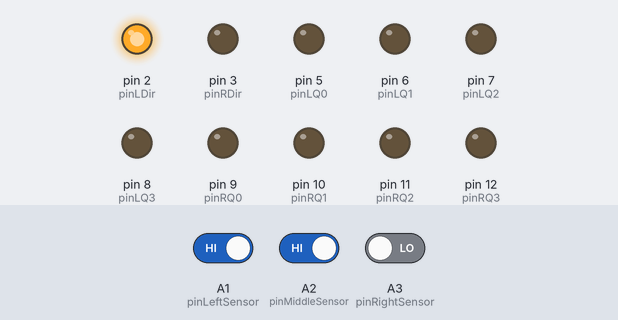
Bench run of a sketch on a simulated Arduino Uno, built with avr-gcc and run on an emulated ATmega328P. Parts: output pins drawn as LEDs (lit = HIGH). Dashed ring = blinking. Inputs (shaded band) come from the test bench; at power-on: A1 (pinLeftSensor) HIGH, A2 (pinMiddleSensor) HIGH, A3 (pinRightSensor) LOW.

Above: at 1.2 s.
1.3 s: A1 (pinLeftSensor) driven LOW
At 1.8 s:
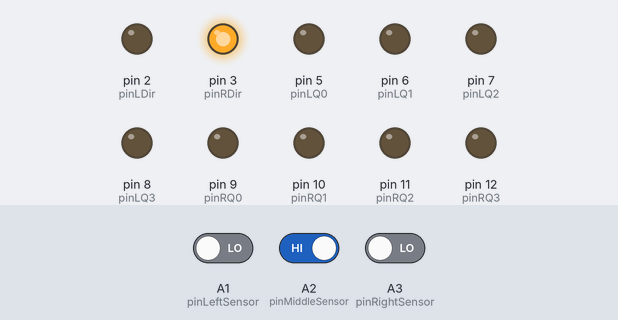
3.5 s: A2 (pinMiddleSensor) driven LOW
At 4.0 s:
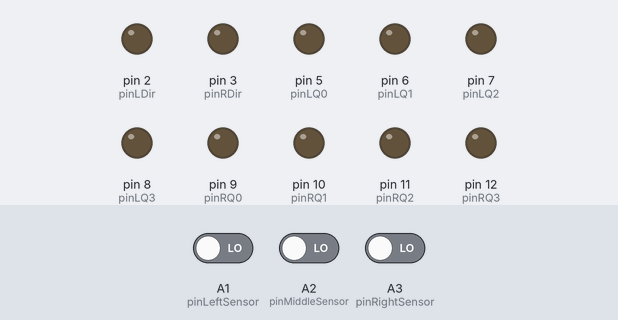
5.0 s: A3 (pinRightSensor) driven HIGH
At 6.4 s:
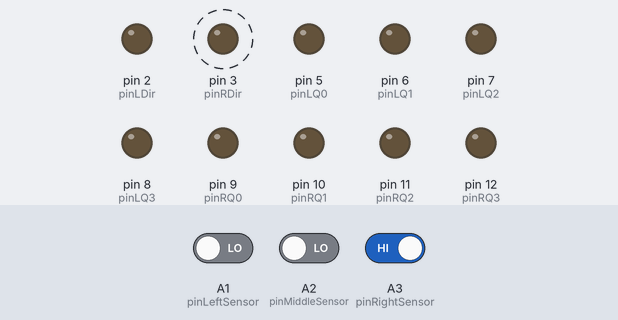
8.0 s: A1 (pinLeftSensor) driven HIGH
At 8.7 s:
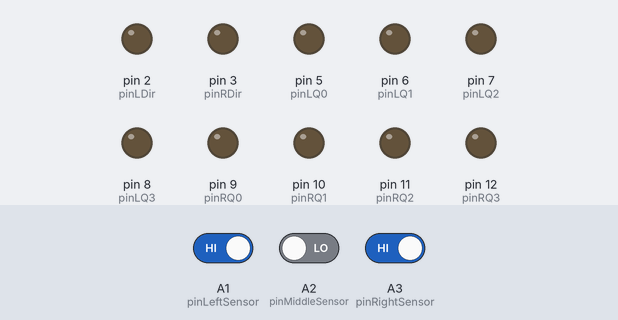
11.0 s: A2 (pinMiddleSensor) driven HIGH
At 12.2 s:
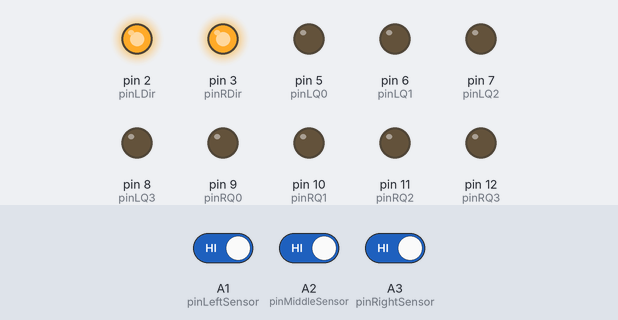
12.9 s: A3 (pinRightSensor) driven LOW
At 13.6 s:
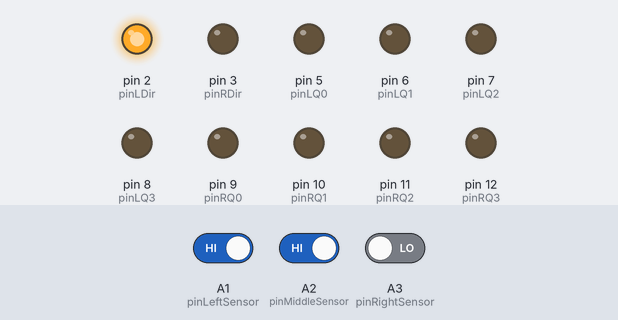
Timing chart, 0 to 15.4 s (numbered marks = the images above; inputs shaded):
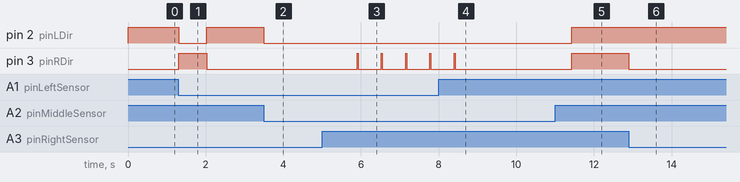

The sketch:

Group129.ino
```cpp
/*
  ELEC1100 Lab06

  Have the car turn left at split

*/

// assign meaningful names to those pins that will be used
#define pinLeftSensor A1      //pin A1
#define pinRightSensor A3     //pin A3
#define pinMiddleSensor A2    //pin A2

#define pinLDir 2             //pin D2
#define pinRDir 3             //pin D3

#define pinLQ0 5              //pin D5
#define pinLQ1 6              //pin D6
#define pinLQ2 7              //pin D7
#define pinLQ3 8              //pin D8

#define pinRQ0 9              //pin D9
#define pinRQ1 10             //pin D10
#define pinRQ2 11             //pin D11
#define pinRQ3 12             //pin D12

//define variables to be used in script
int leftSensor = 1;
int rightSensor = 1;
int middleSensor = 1;
int countTime = 1;

// the setup function runs once when you press reset or power the board
void setup() {
  // define pins as input and output.
  pinMode(pinLeftSensor, INPUT);
  pinMode(pinRightSensor, INPUT);
  pinMode(pinMiddleSensor, INPUT);

  pinMode(pinLDir, OUTPUT);
  pinMode(pinRDir, OUTPUT);

  pinMode(pinLQ0, OUTPUT);
  pinMode(pinLQ1, OUTPUT);
  pinMode(pinLQ2, OUTPUT);
  pinMode(pinLQ3, OUTPUT);

  pinMode(pinRQ0, OUTPUT);
  pinMode(pinRQ1, OUTPUT);
  pinMode(pinRQ2, OUTPUT);
  pinMode(pinRQ3, OUTPUT);

  // initialize output pins.

  digitalWrite(pinLDir, HIGH);        // HIGH: forward rotate
  digitalWrite(pinRDir, HIGH);        // LOW:  reverse rotate
  digitalWrite(pinLQ0, LOW);
  digitalWrite(pinLQ1, LOW);
  digitalWrite(pinLQ2, LOW);
  digitalWrite(pinLQ3, LOW);
  digitalWrite(pinRQ0, LOW);
  digitalWrite(pinRQ1, LOW);
  digitalWrite(pinRQ2, LOW);
  digitalWrite(pinRQ3, LOW);

}

// the loop function runs over and over again forever
void loop() {
  leftSensor = digitalRead(pinLeftSensor);
  rightSensor = digitalRead(pinRightSensor);
  middleSensor = digitalRead(pinMiddleSensor);

  if ( !middleSensor && countTime == 1){
    digitalWrite(pinLDir, HIGH);
    digitalWrite(pinRDir, HIGH);
    digitalWrite(pinLQ0, HIGH);
    digitalWrite(pinLQ1, HIGH);
    digitalWrite(pinLQ2, HIGH);
    digitalWrite(pinLQ3, HIGH);
    digitalWrite(pinRQ0, HIGH);
    digitalWrite(pinRQ1, HIGH);
    digitalWrite(pinRQ2, HIGH);
    digitalWrite(pinRQ3, HIGH);
    }//GO

  if ( !middleSensor && countTime >= 3){
    digitalWrite(pinLDir, LOW);
    digitalWrite(pinRDir, LOW);
    delay(600);
    digitalWrite(pinLQ0, LOW);
    digitalWrite(pinLQ1, LOW);
    digitalWrite(pinLQ2, LOW);
    digitalWrite(pinLQ3, LOW);
    digitalWrite(pinRQ0, LOW);
    digitalWrite(pinRQ1, LOW);
    digitalWrite(pinRQ2, LOW);
    digitalWrite(pinRQ3, LOW);
    }//STOP

  if ( !leftSensor && !rightSensor ){
    if ( countTime < 3 ){
      countTime += 1;
      digitalWrite(pinLDir, LOW);
      digitalWrite(pinRDir, HIGH);
      delay(360);
      }//LEFT

    else if ( countTime == 3 ){
      countTime += 1;
      digitalWrite(pinLDir, HIGH);
      digitalWrite(pinRDir, LOW);
      delay(360);
      }//RIGHT
    }

  if ( leftSensor && rightSensor ){
    digitalWrite(pinLDir, HIGH);
    digitalWrite(pinRDir, HIGH);
    }//FORWARD

  if ( !leftSensor && rightSensor ){
    digitalWrite(pinLDir, LOW);
    digitalWrite(pinRDir, HIGH);
    delay(25);
    }//LEFT

  else if ( leftSensor && !rightSensor ){
    digitalWrite(pinLDir, HIGH);
    digitalWrite(pinRDir, LOW);
    delay(25);
    }//RIGHT
}
```

Measured:
- after the input at 1.3 s, pin 2 (pinLDir): HIGH → LOW at once, → HIGH 0.72 s later; pin 3 (pinRDir): LOW → HIGH at once, → LOW 0.72 s later
- after the input at 3.5 s, pin 2 (pinLDir): HIGH → LOW at once
- after the input at 5.0 s, pin 3 (pinRDir): alternates HIGH for 0.03 s and LOW for 0.60 s, starting after 0.90 s
- after the input at 8.0 s, pin 3 (pinRDir): goes on until 8.4 s, then stays LOW
- after the input at 11.0 s, pin 2 (pinLDir), pin 3 (pinRDir): LOW → HIGH after 0.43 s
- after the input at 12.9 s, pin 3 (pinRDir): HIGH → LOW at once
